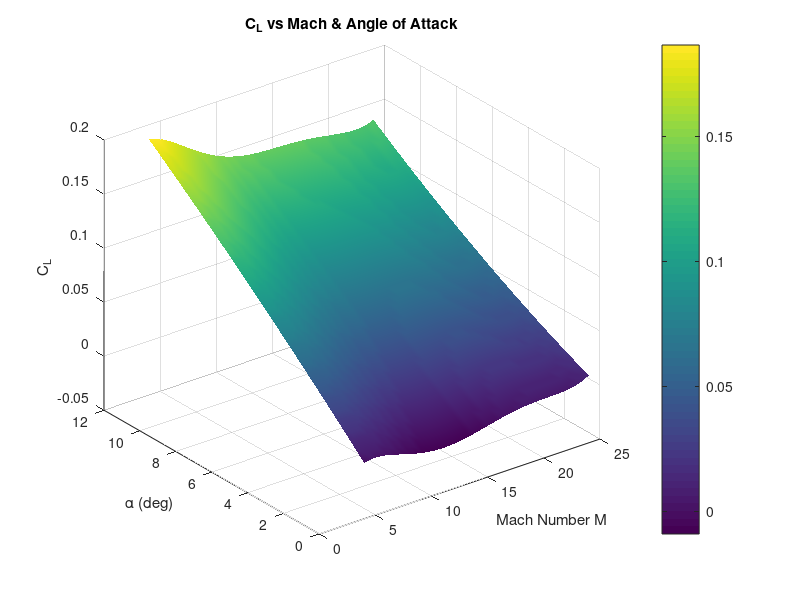
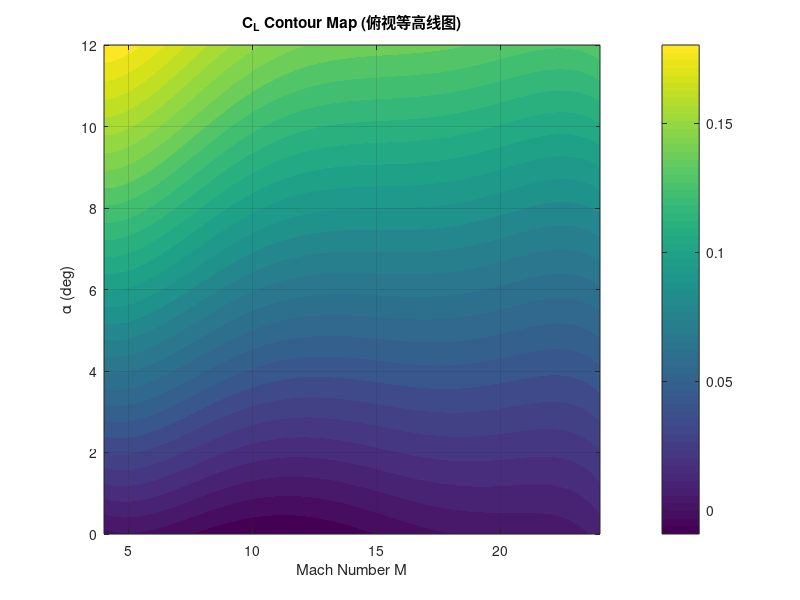
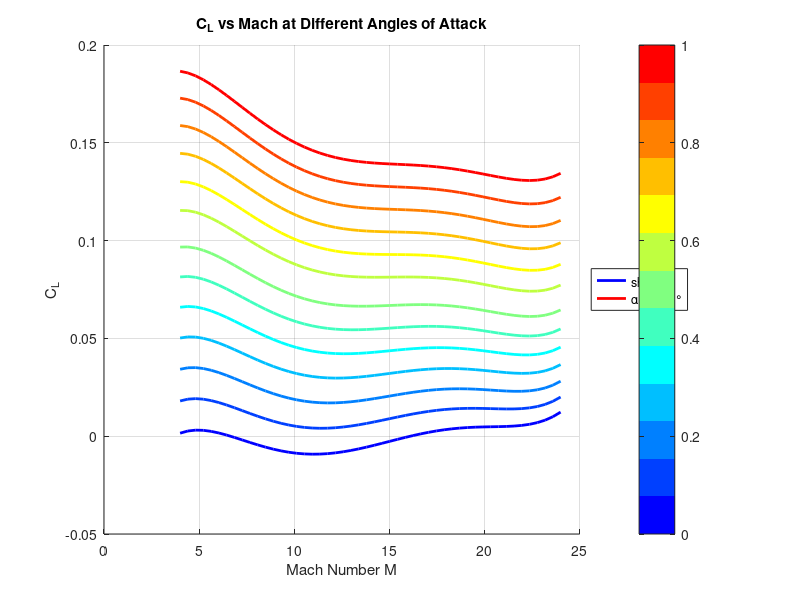

The MATLAB source for these figures, in order: (Note: this script raises an error after producing the figures.)
%{
/*
 * @Author: blueWALL-E
 * @Date: 2025-10-28 11:22:29
 * @LastEditTime: 2025-10-30 20:26:44
 * @FilePath: \GHV_open\GHV_analysis\L_analysis.m
 * @Description: 升力系数分析脚本
 * @Wearing:  Read only, do not modify place!!!
 * @Shortcut keys:  ctrl+alt+/ ctrl+alt+z
 */
%}
M_vals = linspace(4, 24, 50); % 马赫数范围，可按需要修改
ALPHA_vals = linspace(0, 12, 50); % 攻角范围(度)，可按需要修改
% 2. 固定给定条件 (你自己填实际值)
RE = 0; % 示例: 雷诺数或者某个代表量
LE = 0; % 示例: 另一边界层/长度相关量
% 上面这两个只是示意，请换成你题目里“给定的 LE 和 RE”
[M, ALPHA] = meshgrid(M_vals, ALPHA_vals);
CLbv = -8.19E-02 ...
    +4.70E-02 .* M ...
    +1.86E-02 .* ALPHA ...
    -4.73E-04 .* (ALPHA .* M) ...
    -9.19E-03 .* M .^ 2 ...
    -1.52E-04 .* ALPHA .^ 2 ...
    +5.99E-07 .* (ALPHA .* M) .^ 2 ...
    +7.74E-04 .* M .^ 3 ...
    +4.08E-06 .* ALPHA .^ 3 ...
    -2.93E-05 .* M .^ 4 ...
    -3.91E-07 .* ALPHA .^ 4 ...
    +4.12E-07 .* M .^ 5 ...
    +1.30E-08 .* ALPHA .^ 5;
CL_RE = -1.45E-05 ...
    +1.01E-04 .* ALPHA ...
    +7.10E-06 .* M ...
    -4.14E-04 .* RE ...
    -3.51E-06 .* (ALPHA .* RE) ...
    +4.70E-06 .* (ALPHA .* M) ...
    +8.72E-06 .* (M .* RE) ...
    -1.70E-07 .* (ALPHA .* M) * RE;
CL_LE = -1.45E-05 ...
    +1.01E-04 .* ALPHA ...
    +7.10E-06 .* M ...
    -4.14E-04 .* LE ...
    -3.51E-06 .* (ALPHA .* LE) ...
    +4.70E-06 .* (ALPHA .* M) ...
    +8.72E-06 .* (M .* LE) ...
    -1.70E-07 .* (ALPHA .* M) .* LE;
CL = CLbv + CL_RE + CL_LE;
% --- 三维曲面 ---
figure;
surf(M, ALPHA, CL); % 三维曲面
shading interp; % 平滑一下表面
colorbar; % 颜色条表示CL大小
xlabel('Mach Number M');
ylabel('\alpha (deg)');
zlabel('C_L');
title('C_L vs Mach & Angle of Attack');
grid on;
% --- 俯视等高线图 ---
figure;
contourf(M, ALPHA, CL, 30, 'LineColor', 'none'); % 30条等高线，填充颜色
colorbar;
xlabel('Mach Number M');
ylabel('\alpha (deg)');
title('C_L Contour Map (俯视等高线图)');
grid on;
% 选几个感兴趣的攻角（单位与你定义的 ALPHA 一致）
figure;
hold on; grid on;
alpha_list = 0:1:12; % 攻角范围
colors = jet(length(alpha_list)); % 蓝到红渐变

for i = 1:length(alpha_list)
    a = alpha_list(i);
    [~, idx] = min(abs(ALPHA_vals - a));
    plot(M_vals, CL(idx, :), 'Color', colors(i, :), ...
        'LineWidth', 2, ...
        'DisplayName', sprintf('\\alpha = %.1f°', a));
end

xlabel('Mach Number M');
ylabel('C_L');
title('C_L vs Mach at Different Angles of Attack');
legend('show', 'Location', 'eastoutside');
% ✅ 正确设置 colorbar
colormap(colors);
cbar = colorbar; % 获取 colorbar 句柄
cbar.Ticks = linspace(0, 1, length(alpha_list));
cbar.TickLabels = arrayfun(@(x) sprintf('%.0f°', x), alpha_list, 'UniformOutput', false);
ylabel(cbar, 'Angle of Attack (\alpha)', 'Rotation', 270); % 设置 colorbar 标签
